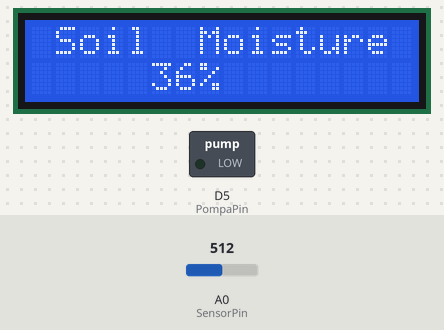
Bench run of a sketch on a simulated ESP8266 (NodeMCU). On the bench: 16×2 character LCD, switched loads named in the sketch (green lamp = pin HIGH). The test bench sets the inputs (shaded band); at power-on: A0 (SensorPin) = 512. WiFi joins after 1.5 s; servers stay silent unless stated; what the sketch prints to the serial monitor is not drawn.

Above: at 3.5 s.
3.6 s: A0 (SensorPin) set to 468
At 4.6 s:
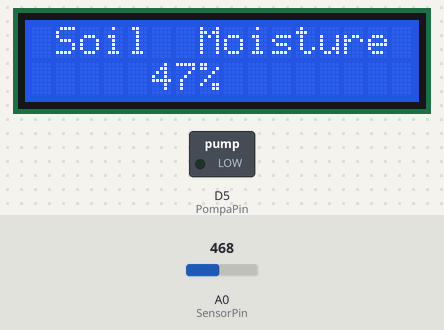
5.4 s: A0 (SensorPin) set to 443
At 7.1 s:
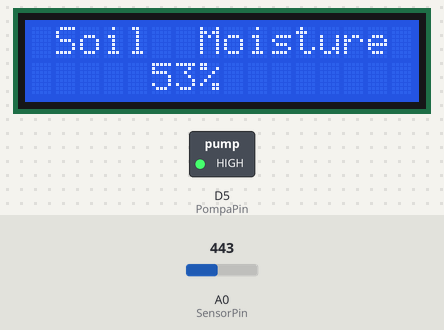
7.4 s: A0 (SensorPin) set to 306
At 8.9 s:
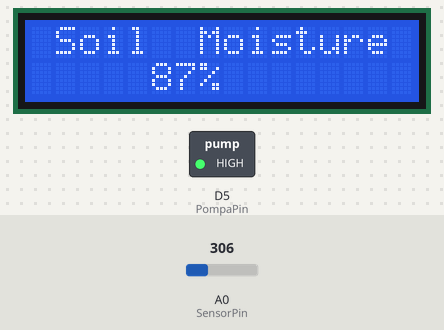
9.4 s: A0 (SensorPin) set to 511
At 10.4 s:
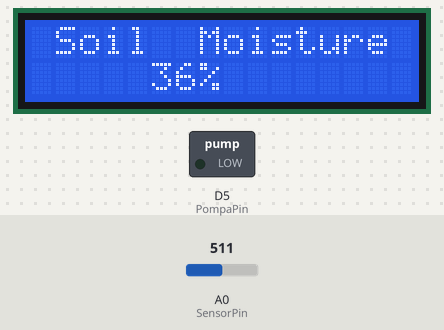
Timing chart, 0 to 12.4 s (numbered marks = the images above; inputs shaded):
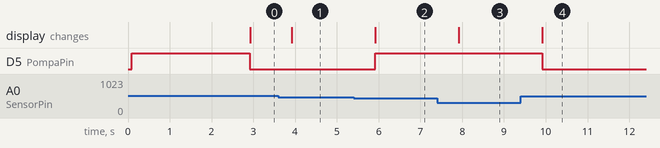

The sketch:

penyiraman.ino
```cpp
#define BLYNK_TEMPLATE_ID "TMPL680tdK9in"
#define BLYNK_TEMPLATE_NAME "Penyiraman"
#define BLYNK_AUTH_TOKEN "eVx5_FsHD-kMHc6fqhF2mtHKcDWu1zpo"

#define BLYNK_PRINT Serial

#include <ESP8266WiFi.h>
#include <BlynkSimpleEsp8266.h>
#include <LiquidCrystal_I2C.h>

char ssid[] = "monitor";
char pass[] = "monitor2021";

int lcdColumns = 16;
int lcdRows = 2;

BlynkTimer timer;
LiquidCrystal_I2C lcd(0x27, lcdColumns, lcdRows);

const int SensorPin = A0;
const int PompaPin  = D5;

int soilMoistureValue = 0;
int soilmoisturepercent=0;
const int AirValue = 657;
const int WaterValue = 260;
boolean statusAuto=true;

BLYNK_WRITE(V0)
{
  int pinValue = param.asInt();
  if(pinValue){
    statusAuto=true;
  }else{
    statusAuto=false;
  }
}

BLYNK_WRITE(V2)
{
  if(!statusAuto){
  int pinValue = param.asInt();
  if(pinValue){
      digitalWrite(PompaPin,LOW);
  }else{
      digitalWrite(PompaPin,HIGH);
  }
  }
}
void myTimerEvent()
{
  soilMoistureValue = analogRead(SensorPin);
  Serial.println(soilMoistureValue);
  soilmoisturepercent = map(soilMoistureValue, AirValue, WaterValue, 0, 100);
  if(soilmoisturepercent > 100)   soilmoisturepercent=100;
  else if(soilmoisturepercent <0) soilmoisturepercent=0;

  lcd.clear();
  lcd.setCursor(0, 0);
  lcd.print(" Soil  Moisture ");

  lcd.setCursor(5, 1);
  lcd.print(soilmoisturepercent);
  lcd.print("%");

  if(statusAuto){
    if(soilmoisturepercent<50){

      digitalWrite(PompaPin,LOW);
      Blynk.virtualWrite(V2,true);

    }else{

      digitalWrite(PompaPin,HIGH);
      Blynk.virtualWrite(V2,false);

    }
  }

  Blynk.virtualWrite(V1,soilmoisturepercent);
}

void setup()
{

  Serial.begin(115200);

  lcd.init();
  lcd.backlight();

  lcd.setCursor(0, 0);
  lcd.print("  Waiting....   ");

  lcd.setCursor(0, 1);
  lcd.print("  Connect Wifi  ");

  pinMode(PompaPin,OUTPUT);
  digitalWrite(PompaPin,HIGH);

  Blynk.begin(BLYNK_AUTH_TOKEN, ssid, pass);
  timer.setInterval(1000L, myTimerEvent);

  Blynk.virtualWrite(V0,true);
  Blynk.virtualWrite(V2,false);

}

void loop()
{
  Blynk.run();
  timer.run();
}
```

Measured:
- the behaviour switches between 457 and 456 on A0 (SensorPin) (found by bisection; images 1 and 2)
- after the input at 3.6 s, the display: changes after 0.32 s (image 1)
- after the input at 5.4 s, D5 (PompaPin): LOW → HIGH after 0.52 s; the display: changes after 0.52 s (image 2)
- after the input at 7.4 s, the display: changes after 0.52 s (image 3)
- after the input at 9.4 s, D5 (PompaPin): HIGH → LOW after 0.52 s; the display: changes after 0.52 s (image 4)
